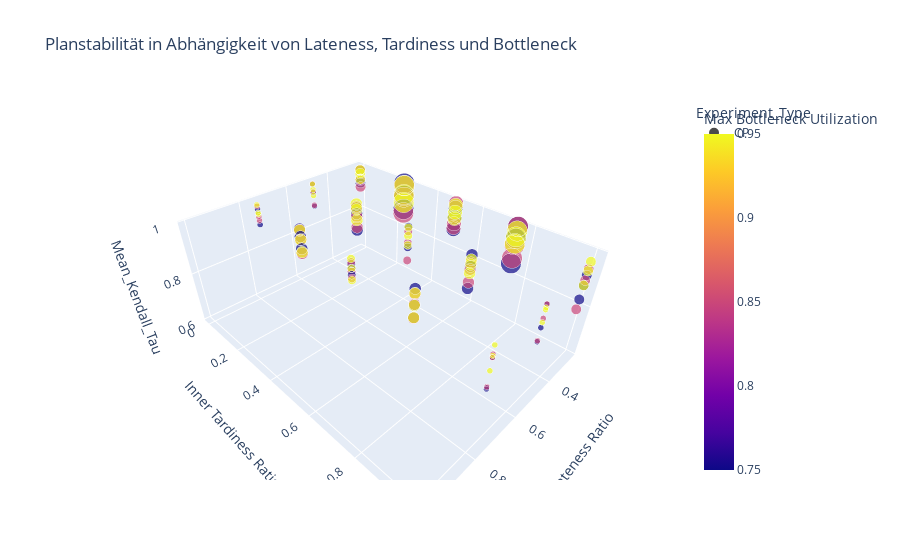

This figure's notebook cell:
### Code cell
fig = px.scatter_3d(
    df_experiments,
    x="Abs Lateness Ratio",
    y="Inner Tardiness Ratio",
    z="Mean_Kendall_Tau",
    color="Max Bottleneck Utilization",
    symbol="Experiment_Type",
    size="w_dev",
    title="Planstabilität in Abhängigkeit von Lateness, Tardiness und Bottleneck"
)

filename = f"kendall_tau_3d.html"

# Speichern
fig.write_html(filename, include_plotlyjs="cdn")

fig.show()

### Figure 1 — Plotly figure (JSON) as saved in the notebook; plotly's stock layout.template omitted (floating-point values rounded to 4 significant figures; data arrays with more than 128 entries replaced by an {"elided": "..."} marker saying what was removed)
{"data": [{"hovertemplate": "Experiment_Type=CP<br>Abs Lateness Ratio=%{x}<br>Inner Tardiness Ratio=%{y}<br>Mean_Kendall_Tau=%{z}<br>w_dev=%{marker.size}<br>Max Bottleneck Utilization=%{marker.color}<extra></extra>", "legendgroup": "CP", "marker": {"color": {"elided": "180 float values"}, "coloraxis": "coloraxis", "size": {"elided": "180 int values"}, "sizemode": "area", "sizeref": 0.03, "symbol": "circle"}, "mode": "markers", "name": "CP", "scene": "scene", "showlegend": true, "x": {"elided": "180 float values"}, "y": {"elided": "180 float values"}, "z": {"elided": "180 float values"}, "type": "scatter3d"}], "layout": {"scene": {"domain": {"x": [0.0, 1.0], "y": [0.0, 1.0]}, "xaxis": {"title": {"text": "Abs Lateness Ratio"}}, "yaxis": {"title": {"text": "Inner Tardiness Ratio"}}, "zaxis": {"title": {"text": "Mean_Kendall_Tau"}}}, "coloraxis": {"colorbar": {"title": {"text": "Max Bottleneck Utilization"}}, "colorscale": [[0.0, "#0d0887"], [0.1111, "#46039f"], [0.2222, "#7201a8"], [0.3333, "#9c179e"], [0.4444, "#bd3786"], [0.5556, "#d8576b"], [0.6667, "#ed7953"], [0.7778, "#fb9f3a"], [0.8889, "#fdca26"], [1.0, "#f0f921"]]}, "legend": {"title": {"text": "Experiment_Type"}, "tracegroupgap": 0, "itemsizing": "constant"}, "title": {"text": "Planstabilität in Abhängigkeit von Lateness, Tardiness und Bottleneck"}}}
